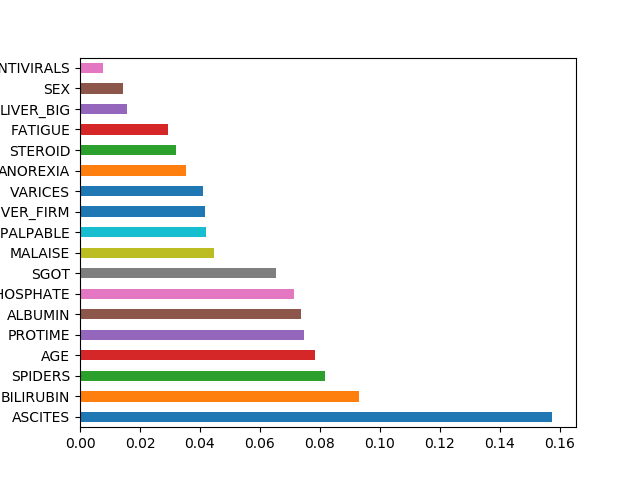

Generate this figure with Python:
import pandas as pd
import numpy as np
from sklearn.feature_selection import SelectKBest
from sklearn.feature_selection import chi2

data = pd.read_csv("C:\\Users\\9701239167\\Desktop\\m.tech project\\datasets\\2.Acute Liver Failure\\ALF_Data1.csv")
print("#checking number of null values in each attribute ")
print(data.isnull().sum())
X = data.iloc[:,0:28]  #independent columns
y = data.iloc[:,-1]    #target column i.e price range
from sklearn.ensemble import ExtraTreesClassifier
import matplotlib.pyplot as plt
model = ExtraTreesClassifier()
model.fit(X,y)
print(model.feature_importances_) #use inbuilt class feature_importances of tree based classifiers
#plot graph of feature importances for better visualization
feat_importances = pd.Series(model.feature_importances_, index=X.columns)
feat_importances.nlargest(30).plot(kind='barh')
plt.show()
